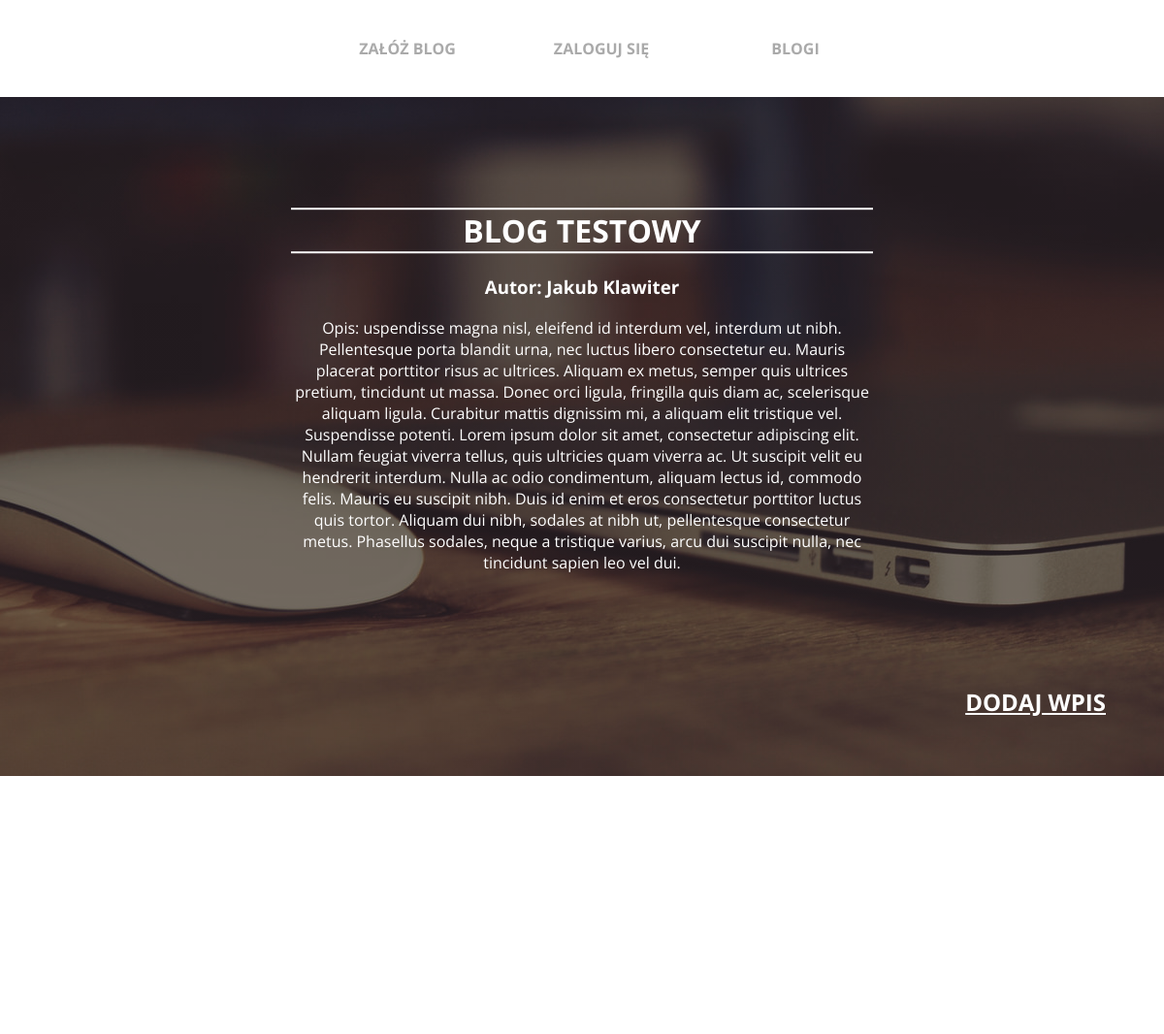
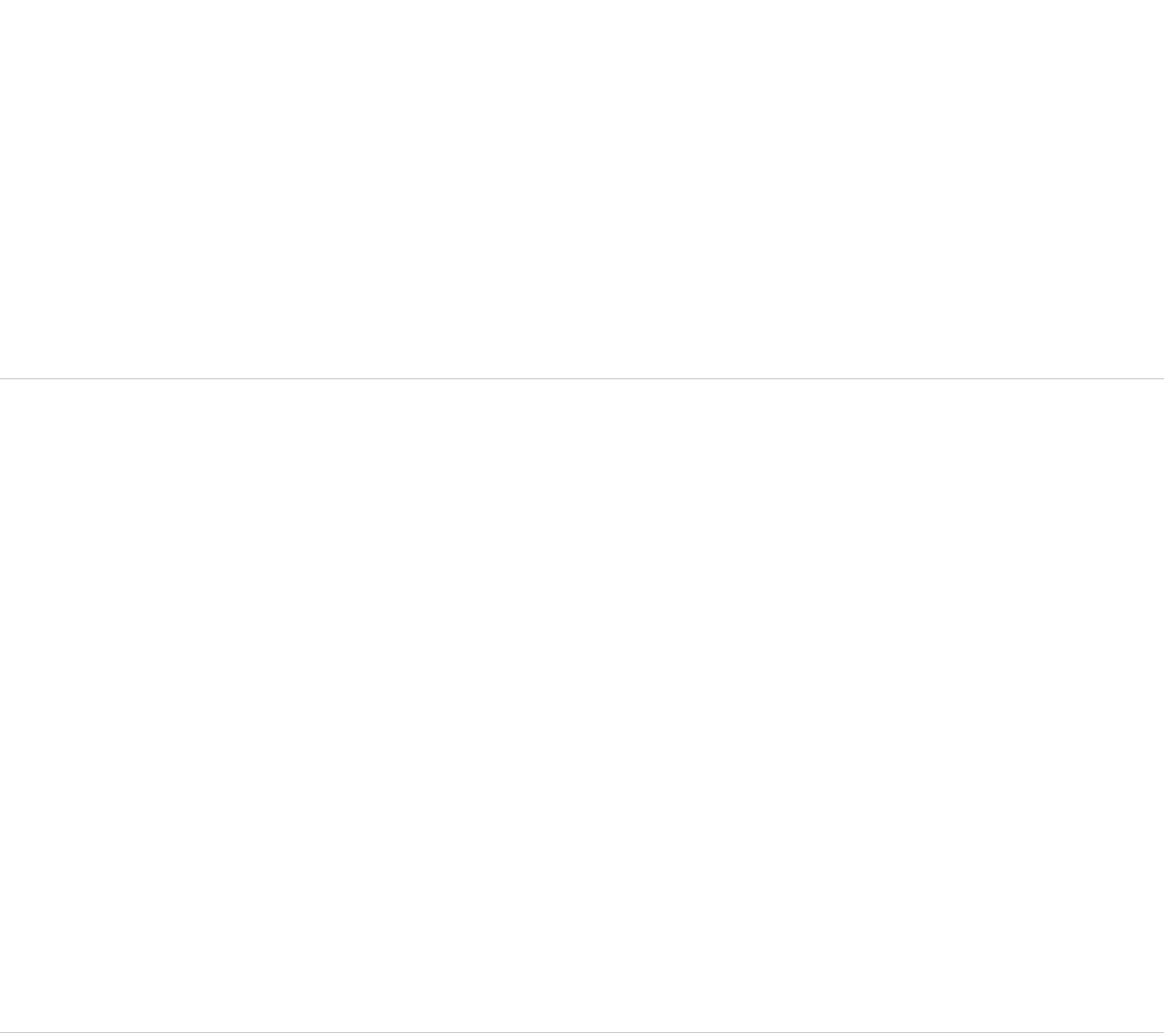
The app's page /blog.php?nazwa=Blog testowy with its own data (2 pictures, top to bottom).
### tables this page shows
CREATE TABLE `users` (
  `id` int(11) NOT NULL,
  `nick` varchar(20) NOT NULL,
  `password` varchar(255) NOT NULL,
  `name` varchar(50) NOT NULL,
  `age` int(11) NOT NULL,
  `email` varchar(30) NOT NULL
);

CREATE TABLE `blogs` (
  `id` int(11) NOT NULL,
  `name` varchar(30) NOT NULL,
  `description` text NOT NULL,
  `owner` int(11) NOT NULL
);

CREATE TABLE `entries` (
  `id` int(11) NOT NULL,
  `create_date` timestamp NOT NULL DEFAULT CURRENT_TIMESTAMP ON UPDATE CURRENT_TIMESTAMP,
  `title` varchar(30) NOT NULL,
  `content` text NOT NULL,
  `blog_id` int(11) NOT NULL
);

### disp_blog_func.php (the view, shortened to what this page needs)
<?php
function display_blog($dbh, $blog_name) {
	blog_info($blog_name, $dbh);
	$query_blog_id = $dbh->prepare("SELECT id FROM blogs WHERE name = :name");
	$query_blog_id->bindValue('name', $_SESSION['blog'], PDO::PARAM_STR);
	$query_blog_id->execute();
	$blog_id = $query_blog_id->fetch(PDO::FETCH_ASSOC)['id'];
	$query_entries = $dbh->prepare("SELECT * FROM entries WHERE blog_id = :eblog_id");
	$query_entries->bindValue('eblog_id', $blog_id, PDO::PARAM_INT);
	$query_entries->execute();
	$entries = $query_entries->fetchAll();
	foreach( $entries as $entry) {
		echo "<section><div class=\"content\">";
		echo "</div></section><hr>";
	}
}
function blog_info($blog_name, $dbh) {
	try{
		$query_blog = $dbh->prepare("SELECT * FROM blogs WHERE name = :blog_name");
		$query_blog->bindValue(':blog_name', $blog_name, PDO::PARAM_STR);
		$query_blog->execute();
		$blog_info = $query_blog->fetch(PDO::FETCH_ASSOC);
		$query_user = $dbh->prepare("SELECT * FROM users WHERE id = :bowner");
		$query_user->bindValue(':bowner', $blog_info['owner'], PDO::PARAM_INT);
		$query_user->execute();
	} catch (PDOException $e) {
	    print "Error!: " . $e->getMessage() . "<br/>";
	    die();
	}
	echo "<div id=\"blog-info\">";
	$author = $query_user->fetch(PDO::FETCH_ASSOC)['name'];
	$desc = $blog_info['description'];
	echo "<div class=\"content\">";
	echo "<h1>$blog_name</h1>";
	echo "<h3>Autor: $author</h3>";
	echo "<p>Opis: $desc</p></div>";
	echo "<div class=\"right-down\"><a href=\"entry_form.php\"><h2>Dodaj wpis</h2></a></div>";
	echo "</div>";
}

### blog.php (shortened to what this page needs)
<!DOCTYPE html PUBLIC "-//W3C//DTD XHTML 1.0 Strict//EN"
"http://www.w3.org/TR/xhtml1/DTD/xhtml1-strict.dtd">
<html xmlns="http://www.w3.org/1999/xhtml" lang="pl-PL">
	<head>
		<link rel="stylesheet" type="text/css" href="css/main.css" media="screen">
		<link rel="stylesheet" type="text/css" href="css/menu.css" media="screen">
		<link rel="stylesheet" type="text/css" href="css/comm.css" media="screen">
	</head>
<body>
	<?php
	require_once 'menu.php';
	require_once 'disp_blog_func.php';
	try {
		$dbh = new PDO('mysql:host='.$db_host.';dbname='.$db_name, $db_user, $db_password);
		$blogs_list = blogs($dbh);
		if(isset($_GET['nazwa'])){
			$name = $_GET['nazwa'];
			$exists = false;
			foreach($blogs_list as $blog)
			{
				if($blog === $name)
					$exists = true;
			}
			if($exists) {
				display_blog($dbh, $name);
			} else {
				echo 'Blog o podanej nazwie nie istnieje!<br/>';
			}
		} else {
			display_welcome_page();
		}
	} catch (PDOException $e) {
	    print "Error!: " . $e->getMessage() . "<br/>";
	    die();
	}
	?>
</body>
</html>

### menu.php (shortened to what this page needs)
<?php
require_once 'credentials.php';
try {
	$dbh = new PDO('mysql:host='.$db_host.';dbname='.$db_name, $db_user, $db_password);
	$blogs = blogs($dbh);
	echo "<nav id=\"menu\"><ul>";
	echo "<li><a href=\"blog_form.php\">Załóż blog</a></li>";
	if( !isset($_SESSION['logged_user']) )
		echo "<li><a href=\"login_form.php\">Zaloguj się</a></li>";
	else
		echo "<li>".$_SESSION['logged_user']."[<a href=\"logout.php\">Wyloguj się</a>]</li>";
	echo "<li>Blogi <ul>";
	if(empty($blogs)){
		echo "<li>W naszym serwisie nie ma jeszcze blogów. Bądź pierwszy!</li>";
	} else {
		echo "</ul>";
	}
	echo "</li></ul></nav>";
}catch (PDOException $e) {
    print "Error!: " . $e->getMessage() . "<br/>";
    die();
}
function blogs($dbh) {
	try {
	    $query = $dbh->query("SELECT * FROM blogs")->fetchAll();
		$blogs_list=[];
		foreach ($query as $row)
	    	$blogs_list[] = $row['name'];
	    return $blogs_list;
	} catch (PDOException $e) {
	    print "Error!: " . $e->getMessage() . "<br/>";
	    die();
	}
}
?>

### css/main.css (style rules this page uses)
html, body { height: 100% !important; font-family: 'Open Sans', sans-serif; margin: 0; padding: 0; }
#blog-info { position: relative; height: 100%; background: linear-gradient( rgba(0, 0, 0, 0.5), rgba(0, 0, 0, 0.5) ),url("../img/img_background.jpg"); color: white; background-attachment: fixed; }
.content { position: absolute; top: 50%; left: 50%; transform: translate(-50%, -50%); max-width: 1000px; text-align: center; }
#blog-info h1, #welcome h1 { border-top: 2px solid white; border-bottom: 2px solid white; text-transform: uppercase; }
.right-down { position: absolute; right: 5%; bottom: 5%; text-transform: uppercase; }
.right-down a { color: white; }
section { position: relative; height: 80%; }
hr { display: block; height: 1px; border: 0; border-top: 1px solid #ccc; margin: 1em 0; padding: 0; }

### css/menu.css (style rules this page uses)
#menu { background-color: white; position: fixed; left: 0; top: 0; height: 100px; width: 100%; color: #AAA; text-transform: uppercase; font-weight: 700; text-align: center; z-index: 100; }
#menu a { text-decoration: none; color: #AAA; transition: color .2s; }
#menu > ul { list-style-type: none; display: table; height: 100%; margin: 0 auto; }
#menu > ul > li { display: table-cell; width: 200px; position: relative; vertical-align: middle; height: 100%; }

### records on screen
users: name "Jakub Klawiter"
blogs: description "uspendisse magna nisl, eleifend id interdum vel, interdum ut nibh. Pellentesque porta blandit urna, nec luctus libero consectetur eu. Mauris placerat porttitor risus ac ultrices. Aliquam ex metus, semper quis ultrices pretium, tincidunt ut massa. Donec orci ligula, fringilla quis diam ac, scelerisque aliquam ligula. Curabitur mattis dignissim mi, a aliquam elit tristique vel. Suspendisse potenti. Lorem ipsum dolor sit amet, consectetur adipiscing elit. Nullam feugiat viverra tellus, quis ultricies quam viverra ac. Ut suscipit velit eu hendrerit interdum. Nulla ac odio condimentum, aliquam lectus id, commodo felis. Mauris eu suscipit nibh. Duis id enim et eros consectetur porttitor luctus…"

### other values on screen
$blog_name "BLOG TESTOWY"
